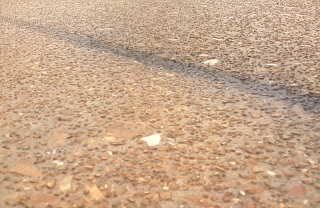
#> input picture blackImg.png, 320 x 208 px
$ python find_black.py
#> lines starting #> are read from the running program, lines starting #| are printed output that depends on the picture; after the words box and inside, x2 and y2 are one past the last pixel; in counts of white or black regions, pixels touching at a corner belong together; long printed decimals are rounded
import cv2
import numpy as np
from matplotlib import pyplot as plt

img = cv2.imread('blackImg.png')
#> img is the input picture: shape (208, 320, 3); mean B, G, R 138.6, 166.7, 199.2


# Coordinates that you want to Perspective Transform
pts1 = np.float32([[105,0],[210,0],[0,200],[320,200]])
# Size of the Transformed Image
pts2 = np.float32([[0,0],[320,0],[0,208],[320,208]])

# [4 lines of commented-out code are left out]

M = cv2.getPerspectiveTransform(pts1,pts2)
wrap = cv2.warpPerspective(img,M,(320,200))

blue = wrap[:,:,0]
green = wrap[:,:,1]
red = wrap[:,:,2]


keep = red #FIXME: adjust


blur = cv2.blur(keep,(14,14))
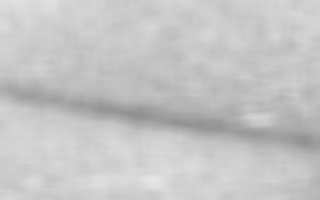
#> blur: shape (200, 320); min 143, max 231, mean 197
hist = cv2.calcHist([blur],[0],None,[256],[0,256])
#> hist = 256 values, max 2667 at index 203, min 0 at index 0, mean 250
_,thrsh = cv2.threshold(blur,170,255,cv2.THRESH_BINARY)
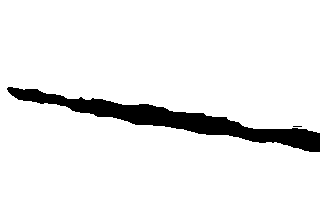
#> thrsh: shape (200, 320); 92.4% white; 2 black regions (1 under 20 px), largest, box (x1, y1, x2, y2) and area: (7, 87, 320, 152) 4875
canny = cv2.Canny(thrsh,threshold1=25,threshold2=30)
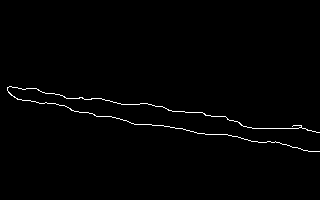
#> canny: shape (200, 320); 1% white in thin lines or dots, all inside (x1, y1, x2, y2) = (7, 86, 320, 152)
lines = cv2.HoughLines(canny,1,np.pi/180,35)
#> lines = 31 rows, first 8: [85, 1.71], [99, 1.73], [95, 1.75], [88, 1.69], [102, 1.71], [128, 1.57], [82, 1.73], [123, 1.59]
print(lines)
#> (printed output is left out)
if lines is not None :
    rho, theta = lines[2,0,:]
#> rho = 95; theta = 1.75

    a = np.cos(theta)
#> a = -0.174
    b = np.sin(theta)
#> b = 0.985
    x0 = a * rho
#> x0 = -16.5
    y0 = b * rho
#> y0 = 93.56

    x1 = int(x0 + 1000 * (-b))
#> x1 = -1001
    y1 = int(y0 + 1000 * (a))
#> y1 = -80

    x2 = int(x0 - 1000 * (-b))
#> x2 = 968
    y2 = int(y0 - 1000 * (a))
#> y2 = 267

    cv2.line(wrap, (x1,y1), (x2,y2), (0,0,255), 2)
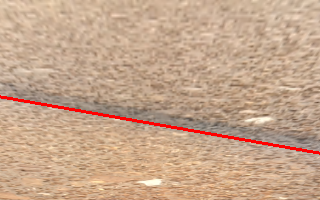
#> wrap: shape (200, 320, 3); mean B, G, R 140.3, 165.8, 198.3

    theta_deg = theta * (180/np.pi)
#> theta_deg = 100
    if theta_deg > 90:
        theta_deg = theta_deg - 180
#> theta_deg = -80
    else:
        theta_deg = theta_deg

    print(theta_deg)
#| -80.000
else:
    print("no line found")

# Show Images
cv2.imshow('img',img)
cv2.imshow('blue', blue)
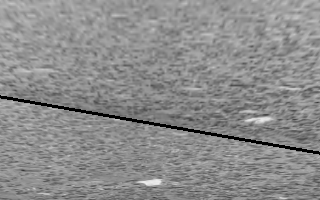
#> window 'blue': shape (200, 320); min 0, max 237, mean 140.3
cv2.imshow('green', green)
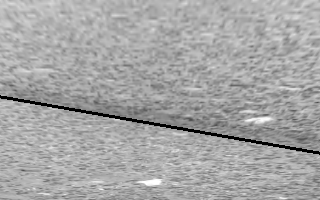
#> window 'green': shape (200, 320); min 0, max 255, mean 165.8
cv2.imshow('red', red)
cv2.imshow('blur',blur)
cv2.imshow('thrsh',thrsh)
cv2.imshow('canny', canny)
cv2.imshow('wrap',wrap)

# Plot Histogram
plt.figure()
plt.title("Pixel Histogram")
plt.xlabel("Bins")
plt.ylabel("Frequency")
plt.plot(hist)
plt.show()
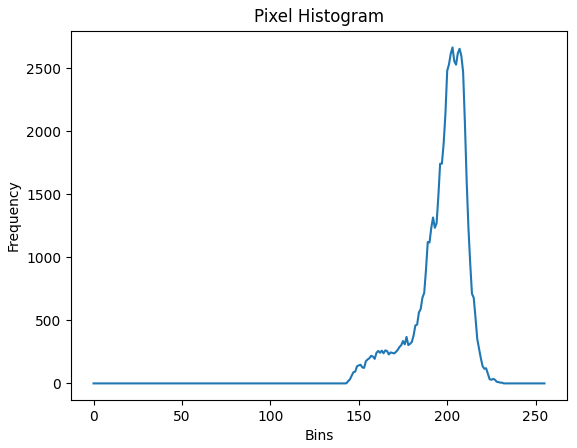
#> figure drawn by matplotlib, 1 panel; curve peaks at x = 203, y = 2667
cv2.waitKey(0)

$ run again, with RawImg.png copied over blackImg.png
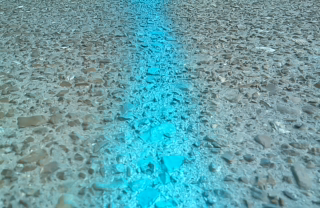
#> input picture RawImg.png, 320 x 208 px
#> img is the input picture: shape (208, 320, 3); mean B, G, R 168.1, 159.7, 102.4
#> `blur = cv2.blur(keep,(14,14))`:
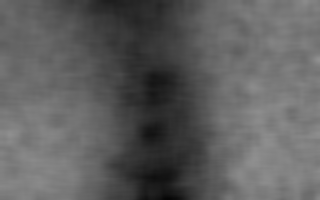
#> blur: shape (200, 320); min 5, max 145, mean 94.6
#> hist = 256 values, max 1317 at index 124, min 0 at index 0, mean 250
#> thrsh: shape (200, 320); every value is 0
#> lines = None
#| None
#> `plt.show()`:
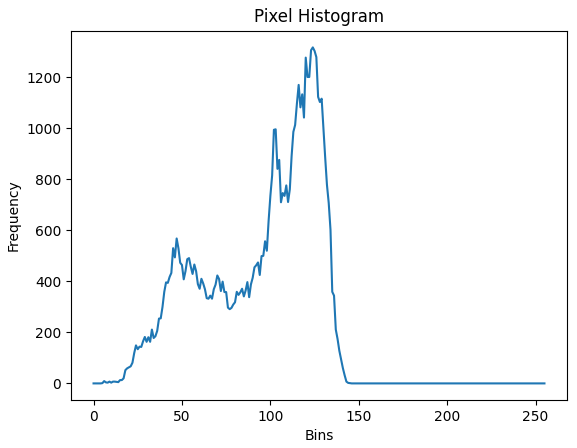
#> figure drawn by matplotlib, 1 panel; curve peaks at x = 124, y = 1317
